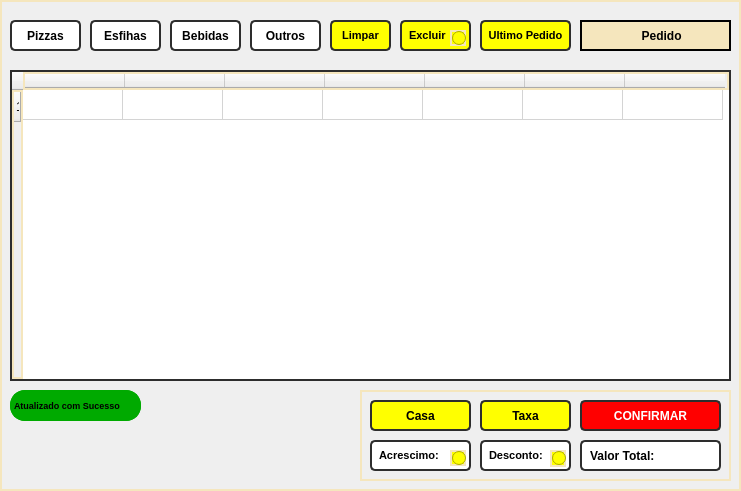
      <widget class="QFrame" name="frame_3">
       <property name="geometry">
        <rect>
         <x>10</x>
         <y>160</y>
         <width>741</width>
         <height>491</height>
        </rect>
       </property>
       <property name="font">
        <font>
         <pointsize>8</pointsize>
        </font>
       </property>
       <property name="styleSheet">
        <string notr="true">border: 2px solid rgb(245, 230, 189);</string>
       </property>
       <property name="frameShape">
        <enum>QFrame::StyledPanel</enum>
       </property>
       <property name="frameShadow">
        <enum>QFrame::Raised</enum>
       </property>
       <widget class="QTableWidget" name="tableWidget_cadastro">
        <property name="geometry">
         <rect>
          <x>10</x>
          <y>70</y>
          <width>721</width>
          <height>311</height>
         </rect>
        </property>
        <property name="font">
         <font>
          <pointsize>8</pointsize>
          <weight>75</weight>
          <bold>true</bold>
         </font>
        </property>
        <property name="whatsThis">
         <string>&lt;html&gt;&lt;head/&gt;&lt;body&gt;&lt;p&gt;&lt;br/&gt;&lt;/p&gt;&lt;/body&gt;&lt;/html&gt;</string>
        </property>
        <property name="styleSheet">
         <string notr="true">QTableWidget{
	border: 2px solid rgb(45, 45, 45);


     color: rgb(0,0,0);
	background-color: rgb(255, 255, 255);
}
QTableWidget:hover{
	
    color: rgb(0,0,0);
}
QTableWidget:focus{
	
     color: rgb(0, 0, 0);
}</string>
        </property>
        <property name="frameShape">
         <enum>QFrame::NoFrame</enum>
        </property>
        <property name="autoScrollMargin">
         <number>16</number>
        </property>
        <property name="showGrid">
         <bool>true</bool>
        </property>
        <property name="gridStyle">
         <enum>Qt::SolidLine</enum>
        </property>
        <property name="rowCount">
         <number>1</number>
        </property>
        <row>
         <property name="text">
          <string>1</string>
         </property>
        </row>
        <column>
         <property name="text">
          <string/>
         </property>
        </column>
        <column>
         <property name="text">
          <string/>
         </property>
        </column>
        <column>
         <property name="text">
          <string/>
         </property>
        </column>
        <column>
         <property name="text">
          <string/>
         </property>
        </column>
        <column>
         <property name="text">
          <string/>
         </property>
        </column>
        <column>
         <property name="text">
          <string/>
         </property>
        </column>
        <column>
         <property name="text">
          <string/>
         </property>
        </column>
       </widget>
       <widget class="QPushButton" name="pizza">
        <property name="geometry">
         <rect>
          <x>10</x>
          <y>20</y>
          <width>71</width>
          <height>31</height>
         </rect>
        </property>
        <property name="font">
         <font>
          <weight>75</weight>
          <bold>true</bold>
         </font>
        </property>
        <property name="styleSheet">
         <string notr="true">QPushButton{
	border: 2px solid rgb(45, 45, 45);
 	border-radius: 5px;
    padding: 5px;
     color: rgb(255,275,275);
	background-color: rgb(255, 255, 255);
}
QPushButton:hover{
	border: 2px solid rgb(55, 55, 55);
    color: rgb(0,0,0);
}
QPushButton:focus{
	border: 2px solid rgb(255, 207, 0);
     color: rgb(0, 0, 0);
}</string>
        </property>
        <property name="text">
         <string>Pizzas</string>
        </property>
       </widget>
       <widget class="QPushButton" name="esfiha">
        <property name="geometry">
         <rect>
          <x>90</x>
          <y>20</y>
          <width>71</width>
          <height>31</height>
         </rect>
        </property>
        <property name="font">
         <font>
          <weight>75</weight>
          <bold>true</bold>
         </font>
        </property>
        <property name="styleSheet">
         <string notr="true">QPushButton{
	border: 2px solid rgb(45, 45, 45);
 	border-radius: 5px;
    padding: 5px;
     color: rgb(255,275,275);
	background-color: rgb(255, 255, 255);
}
QPushButton:hover{
	border: 2px solid rgb(55, 55, 55);
    color: rgb(0,0,0);
}
QPushButton:focus{
	border: 2px solid rgb(255, 207, 0);
     color: rgb(0, 0, 0);
}</string>
        </property>
        <property name="text">
         <string>Esfihas</string>
        </property>
       </widget>
       <widget class="QPushButton" name="outros">
        <property name="geometry">
         <rect>
          <x>250</x>
          <y>20</y>
          <width>71</width>
          <height>31</height>
         </rect>
        </property>
        <property name="font">
         <font>
          <weight>75</weight>
          <bold>true</bold>
         </font>
        </property>
        <property name="styleSheet">
         <string notr="true">QPushButton{
	border: 2px solid rgb(45, 45, 45);
 	border-radius: 5px;
    padding: 5px;
     color: rgb(255,275,275);
	background-color: rgb(255, 255, 255);
}
QPushButton:hover{
	border: 2px solid rgb(55, 55, 55);
    color: rgb(0,0,0);
}
QPushButton:focus{
	border: 2px solid rgb(255, 207, 0);
     color: rgb(0, 0, 0);
}</string>
        </property>
        <property name="text">
         <string>Outros</string>
        </property>
       </widget>
       <widget class="QFrame" name="frame_8">
        <property name="geometry">
         <rect>
          <x>580</x>
          <y>20</y>
          <width>151</width>
          <height>31</height>
         </rect>
        </property>
        <property name="styleSheet">
         <string notr="true">background-color: rgb(245, 230, 189);
border: 2px solid rgb(255, 275, 275);
border-radius: 0px;</string>
        </property>
        <property name="frameShape">
         <enum>QFrame::StyledPanel</enum>
        </property>
        <property name="frameShadow">
         <enum>QFrame::Raised</enum>
        </property>
        <widget class="QLabel" name="label_11">
         <property name="geometry">
          <rect>
           <x>20</x>
           <y>6</y>
           <width>111</width>
           <height>20</height>
          </rect>
         </property>
         <property name="font">
          <font>
           <weight>75</weight>
           <bold>true</bold>
          </font>
         </property>
         <property name="styleSheet">
          <string notr="true">QLabel{
border: 2px solid rgb(245, 230, 189);

}</string>
         </property>
         <property name="text">
          <string>           Pedido</string>
         </property>
        </widget>
       </widget>
       <widget class="QPushButton" name="bebidas_7">
        <property name="geometry">
         <rect>
          <x>170</x>
          <y>20</y>
          <width>71</width>
          <height>31</height>
         </rect>
        </property>
        <property name="font">
         <font>
          <weight>75</weight>
          <bold>true</bold>
         </font>
        </property>
        <property name="styleSheet">
         <string notr="true">QPushButton{
	border: 2px solid rgb(45, 45, 45);
 	border-radius: 5px;
    padding: 5px;
     color: rgb(255,275,275);
	background-color: rgb(255, 255, 255);
}
QPushButton:hover{
	border: 2px solid rgb(55, 55, 55);
    color: rgb(0,0,0);
}
QPushButton:focus{
	border: 2px solid rgb(255, 207, 0);
     color: rgb(0, 0, 0);
}</string>
        </property>
        <property name="text">
         <string>Bebidas</string>
        </property>
       </widget>
       <widget class="QLineEdit" name="codigo">
        <property name="geometry">
         <rect>
          <x>400</x>
          <y>20</y>
          <width>71</width>
          <height>31</height>
         </rect>
        </property>
        <property name="font">
         <font>
          <pointsize>8</pointsize>
          <weight>75</weight>
          <bold>true</bold>
          <kerning>true</kerning>
         </font>
        </property>
        <property name="styleSheet">
         <string notr="true">QLineEdit{
	border: 2px solid rgb(45, 45, 45);
 	border-radius: 5px;
    padding: 5px;
     color: rgb(255,275,275);
	background-color: rgb(255, 255, 0);
}
QLineEdit:hover{
	border: 2px solid rgb(55, 55, 55);
    color: rgb(0,0,0);
}
QLineEdit:focus{
	border: 2px solid rgb(255, 207, 0);
     color: rgb(0, 0, 0);
}</string>
        </property>
        <property name="text">
         <string/>
        </property>
        <property name="placeholderText">
         <string>Excluir</string>
        </property>
       </widget>
       <widget class="QPushButton" name="excluir_produto">
        <property name="geometry">
         <rect>
          <x>330</x>
          <y>20</y>
          <width>61</width>
          <height>31</height>
         </rect>
        </property>
        <property name="font">
         <font>
          <pointsize>8</pointsize>
          <weight>75</weight>
          <bold>true</bold>
         </font>
        </property>
        <property name="styleSheet">
         <string notr="true">QPushButton{
	border: 2px solid rgb(45, 45, 45);
 	border-radius: 5px;
    padding: 5px;
     color: rgb(255,275,275);
	background-color: rgb(255, 255, 0);
}
QPushButton:hover{
	border: 2px solid rgb(55, 55, 55);
    color: rgb(0,0,0);
}
QPushButton:focus{
	border: 2px solid rgb(255, 207, 0);
     color: rgb(0, 0, 0);
}</string>
        </property>
        <property name="text">
         <string>Limpar</string>
        </property>
       </widget>
       <widget class="QRadioButton" name="excluir_produto_2">
        <property name="geometry">
         <rect>
          <x>450</x>
          <y>30</y>
          <width>16</width>
          <height>16</height>
         </rect>
        </property>
        <property name="styleSheet">
         <string notr="true">background-color: rgb(255, 255, 0);
</string>
        </property>
        <property name="text">
         <string/>
        </property>
       </widget>
       <widget class="QPushButton" name="ultimo_pedido">
        <property name="geometry">
         <rect>
          <x>480</x>
          <y>20</y>
          <width>91</width>
          <height>31</height>
         </rect>
        </property>
        <property name="font">
         <font>
          <pointsize>8</pointsize>
          <weight>75</weight>
          <bold>true</bold>
         </font>
        </property>
        <property name="styleSheet">
         <string notr="true">QPushButton{
	border: 2px solid rgb(45, 45, 45);
 	border-radius: 5px;
    padding: 5px;
     color: rgb(255,275,275);
	background-color: rgb(255, 255, 0);
}
QPushButton:hover{
	border: 2px solid rgb(55, 55, 55);
    color: rgb(0,0,0);
}
QPushButton:focus{
	border: 2px solid rgb(255, 207, 0);
     color: rgb(0, 0, 0);
}</string>
        </property>
        <property name="text">
         <string>Ultimo Pedido</string>
        </property>
       </widget>
       <widget class="QLabel" name="label_cadastrado">
        <property name="geometry">
         <rect>
          <x>10</x>
          <y>390</y>
          <width>131</width>
          <height>31</height>
         </rect>
        </property>
        <property name="font">
         <font>
          <pointsize>7</pointsize>
          <weight>75</weight>
          <bold>true</bold>
         </font>
        </property>
        <property name="styleSheet">
         <string notr="true">background-color: rgb(0, 170, 0);
border-radius: 15px;
border: 2px solid rgb(0, 170, 0);</string>
        </property>
        <property name="text">
         <string>Cadastrado com Sucesso</string>
        </property>
       </widget>
       <widget class="QLabel" name="label_atualizado">
        <property name="geometry">
         <rect>
          <x>10</x>
          <y>390</y>
          <width>131</width>
          <height>31</height>
         </rect>
        </property>
        <property name="font">
         <font>
          <pointsize>7</pointsize>
          <weight>75</weight>
          <bold>true</bold>
         </font>
        </property>
        <property name="styleSheet">
         <string notr="true">background-color: rgb(0, 170, 0);
border-radius: 15px;
border: 2px solid rgb(0, 170, 0);</string>
        </property>
        <property name="text">
         <string>Atualizado com Sucesso</string>
        </property>
       </widget>
       <widget class="QFrame" name="frame_4">
        <property name="geometry">
         <rect>
          <x>360</x>
          <y>390</y>
          <width>371</width>
          <height>91</height>
         </rect>
        </property>
        <property name="frameShape">
         <enum>QFrame::StyledPanel</enum>
        </property>
        <property name="frameShadow">
         <enum>QFrame::Raised</enum>
        </property>
        <widget class="QPushButton" name="casa">
         <property name="geometry">
          <rect>
           <x>10</x>
           <y>10</y>
           <width>101</width>
           <height>31</height>
          </rect>
         </property>
         <property name="font">
          <font>
           <weight>75</weight>
           <bold>true</bold>
          </font>
         </property>
         <property name="styleSheet">
          <string notr="true">QPushButton{
	border: 2px solid rgb(45, 45, 45);
 	border-radius: 5px;
    padding: 5px;
     color: rgb(255,275,275);
	background-color: rgb(255, 255, 0);
}
QPushButton:hover{
	border: 2px solid rgb(55, 55, 55);
    color: rgb(0,0,0);
}
QPushButton:focus{
	border: 2px solid rgb(255, 207, 0);
     color: rgb(0, 0, 0);
}</string>
         </property>
         <property name="text">
          <string>Casa</string>
         </property>
        </widget>
        <widget class="QPushButton" name="taxa">
         <property name="geometry">
          <rect>
           <x>120</x>
           <y>10</y>
           <width>91</width>
           <height>31</height>
          </rect>
         </property>
         <property name="font">
          <font>
           <weight>75</weight>
           <bold>true</bold>
          </font>
         </property>
         <property name="styleSheet">
          <string notr="true">QPushButton{
	border: 2px solid rgb(45, 45, 45);
 	border-radius: 5px;
    padding: 5px;
     color: rgb(255,275,275);
	background-color: rgb(255, 255, 0);
}
QPushButton:hover{
	border: 2px solid rgb(55, 55, 55);
    color: rgb(0,0,0);
}
QPushButton:focus{
	border: 2px solid rgb(255, 207, 0);
     color: rgb(0, 0, 0);
}</string>
         </property>
         <property name="text">
          <string>Taxa</string>
         </property>
        </widget>
        <widget class="QLabel" name="valorTotal">
         <property name="geometry">
          <rect>
           <x>220</x>
           <y>50</y>
           <width>141</width>
           <height>31</height>
          </rect>
         </property>
         <property name="font">
          <font>
           <weight>75</weight>
           <bold>true</bold>
          </font>
         </property>
         <property name="styleSheet">
          <string notr="true">QLabel{
	border: 2px solid rgb(45, 45, 45);
 	border-radius: 5px;
    padding: 5px;
     color: rgb(0,0,0);
	background-color: rgb(255, 255, 255);
}
QLabel:hover{
	border: 2px solid rgb(55, 55, 55);
    color: rgb(0,0,0);
}
QLabel:focus{
	border: 2px solid rgb(255, 207, 0);
     color: rgb(0, 0, 0);
}</string>
         </property>
         <property name="text">
          <string>Valor Total:</string>
         </property>
        </widget>
        <widget class="QPushButton" name="confirmar_3">
         <property name="geometry">
          <rect>
           <x>220</x>
           <y>10</y>
           <width>141</width>
           <height>31</height>
          </rect>
         </property>
         <property name="font">
          <font>
           <weight>75</weight>
           <bold>true</bold>
          </font>
         </property>
         <property name="styleSheet">
          <string notr="true">QPushButton{
	border: 2px solid rgb(45, 45, 45);
 	border-radius: 5px;
    padding: 5px;
     color: rgb(255,255,255);
	background-color: rgb(255, 0, 0);
	
}
QPushButton:hover{
	border: 2px solid rgb(55, 55, 55);
     color: rgb(255,255,255);
}
QPushButton:focus{
	border: 2px solid rgb(255, 207, 0);
     
     color: rgb(255,255,255);
}</string>
         </property>
         <property name="text">
          <string>CONFIRMAR</string>
         </property>
        </widget>
        <widget class="QLineEdit" name="acrescimo">
         <property name="geometry">
          <rect>
           <x>10</x>
           <y>50</y>
           <width>101</width>
           <height>31</height>
          </rect>
         </property>
         <property name="font">
          <font>
           <pointsize>8</pointsize>
           <weight>75</weight>
           <bold>true</bold>
           <kerning>true</kerning>
          </font>
         </property>
         <property name="styleSheet">
          <string notr="true">QLineEdit{
	border: 2px solid rgb(45, 45, 45);
 	border-radius: 5px;
    padding: 5px;
     color: rgb(255,275,275);
	background-color: rgb(255, 255, 255);
}
QLineEdit:hover{
	border: 2px solid rgb(55, 55, 55);
    color: rgb(0,0,0);
}
QLineEdit:focus{
	border: 2px solid rgb(255, 207, 0);
     color: rgb(0, 0, 0);
}</string>
         </property>
         <property name="text">
          <string/>
         </property>
         <property name="placeholderText">
          <string>Acrescimo:</string>
         </property>
        </widget>
        <widget class="QRadioButton" name="aplicar_2">
         <property name="geometry">
          <rect>
           <x>90</x>
           <y>60</y>
           <width>16</width>
           <height>16</height>
          </rect>
         </property>
         <property name="styleSheet">
          <string notr="true">background-color: rgb(255, 255, 0);
</string>
         </property>
         <property name="text">
          <string/>
         </property>
        </widget>
        <widget class="QLineEdit" name="desconto">
         <property name="geometry">
          <rect>
           <x>120</x>
           <y>50</y>
           <width>91</width>
           <height>31</height>
          </rect>
         </property>
         <property name="font">
          <font>
           <pointsize>8</pointsize>
           <weight>75</weight>
           <bold>true</bold>
           <kerning>true</kerning>
          </font>
         </property>
         <property name="styleSheet">
          <string notr="true">QLineEdit{
	border: 2px solid rgb(45, 45, 45);
 	border-radius: 5px;
    padding: 5px;
     color: rgb(255,275,275);
	background-color: rgb(255, 255, 255);
}
QLineEdit:hover{
	border: 2px solid rgb(55, 55, 55);
    color: rgb(0,0,0);
}
QLineEdit:focus{
	border: 2px solid rgb(255, 207, 0);
     color: rgb(0, 0, 0);
}</string>
         </property>
         <property name="text">
          <string/>
         </property>
         <property name="placeholderText">
          <string>Desconto:</string>
         </property>
        </widget>
        <widget class="QRadioButton" name="aplicar">
         <property name="geometry">
          <rect>
           <x>190</x>
           <y>60</y>
           <width>16</width>
           <height>17</height>
          </rect>
         </property>
         <property name="styleSheet">
          <string notr="true">background-color: rgb(255, 255, 0);
</string>
         </property>
         <property name="text">
          <string/>
         </property>
        </widget>
       </widget>
      </widget>
